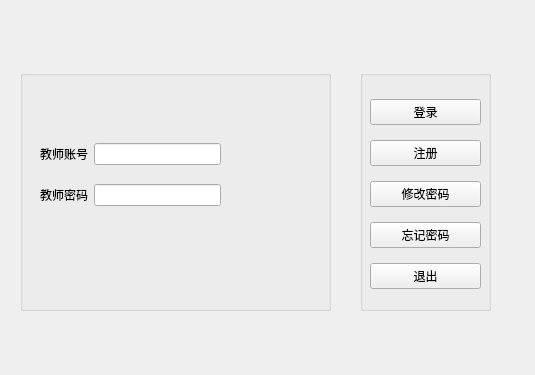
<?xml version="1.0" encoding="UTF-8"?>
<ui version="4.0">
 <class>LoggingWidget</class>
 <widget class="QWidget" name="LoggingWidget">
  <property name="geometry">
   <rect>
    <x>0</x>
    <y>0</y>
    <width>535</width>
    <height>375</height>
   </rect>
  </property>
  <property name="windowTitle">
   <string>Form</string>
  </property>
  <widget class="QGroupBox" name="groupBox">
   <property name="geometry">
    <rect>
     <x>360</x>
     <y>70</y>
     <width>131</width>
     <height>241</height>
    </rect>
   </property>
   <property name="title">
    <string/>
   </property>
   <widget class="QWidget" name="verticalLayoutWidget">
    <property name="geometry">
     <rect>
      <x>10</x>
      <y>20</y>
      <width>111</width>
      <height>211</height>
     </rect>
    </property>
    <layout class="QVBoxLayout" name="verticalLayout">
     <item>
      <widget class="QPushButton" name="btnLogging">
       <property name="text">
        <string>登录</string>
       </property>
      </widget>
     </item>
     <item>
      <widget class="QPushButton" name="btnRegister">
       <property name="text">
        <string>注册</string>
       </property>
      </widget>
     </item>
     <item>
      <widget class="QPushButton" name="btnChangePawd">
       <property name="text">
        <string>修改密码</string>
       </property>
      </widget>
     </item>
     <item>
      <widget class="QPushButton" name="btnGBackPawd">
       <property name="text">
        <string>忘记密码</string>
       </property>
      </widget>
     </item>
     <item>
      <widget class="QPushButton" name="btnExit">
       <property name="text">
        <string>退出</string>
       </property>
      </widget>
     </item>
    </layout>
   </widget>
  </widget>
  <widget class="QGroupBox" name="groupBox_2">
   <property name="geometry">
    <rect>
     <x>20</x>
     <y>70</y>
     <width>311</width>
     <height>241</height>
    </rect>
   </property>
   <property name="title">
    <string/>
   </property>
   <widget class="QWidget" name="gridLayoutWidget">
    <property name="geometry">
     <rect>
      <x>20</x>
      <y>60</y>
      <width>181</width>
      <height>91</height>
     </rect>
    </property>
    <layout class="QGridLayout" name="gridLayout">
     <item row="0" column="0">
      <widget class="QLabel" name="UserName">
       <property name="text">
        <string>教师账号</string>
       </property>
      </widget>
     </item>
     <item row="1" column="0">
      <widget class="QLabel" name="UserPasd">
       <property name="text">
        <string>教师密码</string>
       </property>
      </widget>
     </item>
     <item row="0" column="1">
      <widget class="QLineEdit" name="UserName_Text"/>
     </item>
     <item row="1" column="1">
      <widget class="QLineEdit" name="UserPasd_Text"/>
     </item>
    </layout>
   </widget>
  </widget>
 </widget>
 <resources/>
 <connections/>
</ui>
